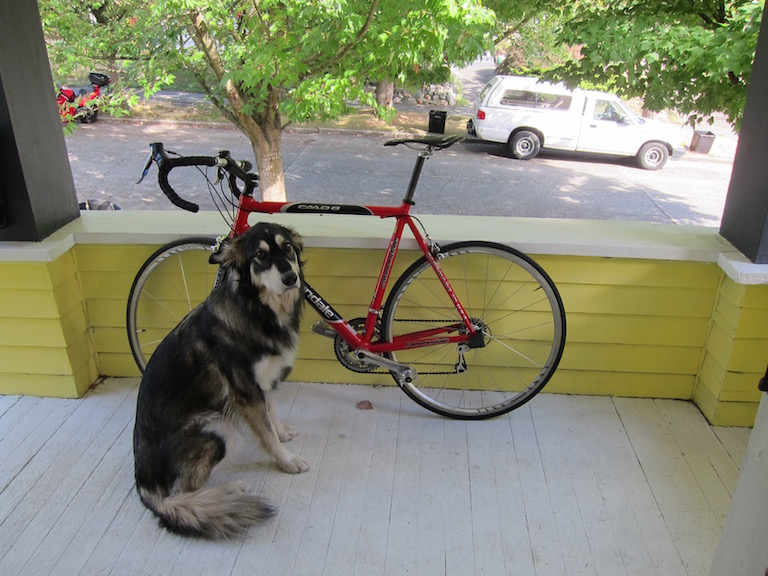
#> input picture beginner_learn_python_examples/images/dog.jpg, 768 x 576 px, found by its file name
$ python ex_opencv_contour.py
#> lines starting #> are read from the running program, lines starting #| are printed output that depends on the picture; after the words box and inside, x2 and y2 are one past the last pixel; in counts of white or black regions, pixels touching at a corner belong together
# -*- coding: utf-8 -*-
"""
 Created on 2021/4/7 20:51
 Author: ff_wang
 E-mail: 1105936347@qq.com
 Zhihu : https://www.zhihu.com/people/1105936347
 Github: https://github.com/AFei19911012
-------------------------------------------------
"""
# Source: https://github.com/spmallick/learnopencv

from imutils import perspective
from skimage.filters import threshold_local
import cv2 as cv
import imutils
import matplotlib.pyplot as plt

# 读取图像
image = cv.imread(r'..\images\dog.jpg')
#> image is the input picture: shape (576, 768, 3); mean B, G, R 114.1, 135.7, 134.4
# 比例
orig = image.copy()
plt.figure('opencv contour')
plt.subplot(1, 3, 1)
plt.imshow(imutils.opencv2matplotlib(orig))
plt.axis('off')
plt.title('original')
# 灰度转化
gray_image = cv.cvtColor(image, cv.COLOR_BGR2GRAY)
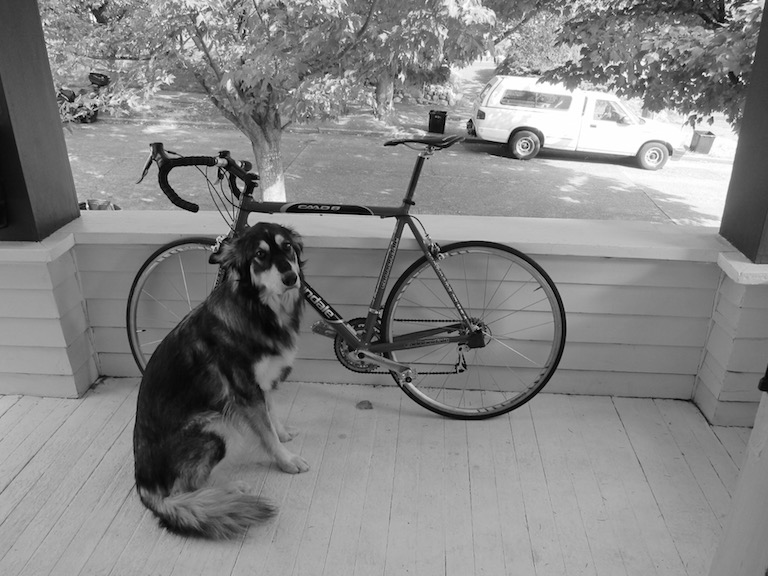
#> gray_image: shape (576, 768); min 0, max 255, mean 132.8
# 滤波
gray_image = cv.GaussianBlur(gray_image, (5, 5), 0)
# gray_image = cv.bilateralFilter(gray_image, 11, 17, 17)
# 二值化
# ret, gray_image = cv.threshold(gray_image, 100, 255, 0)
# 边缘检测
canny_image = cv.Canny(gray_image, 120, 200)
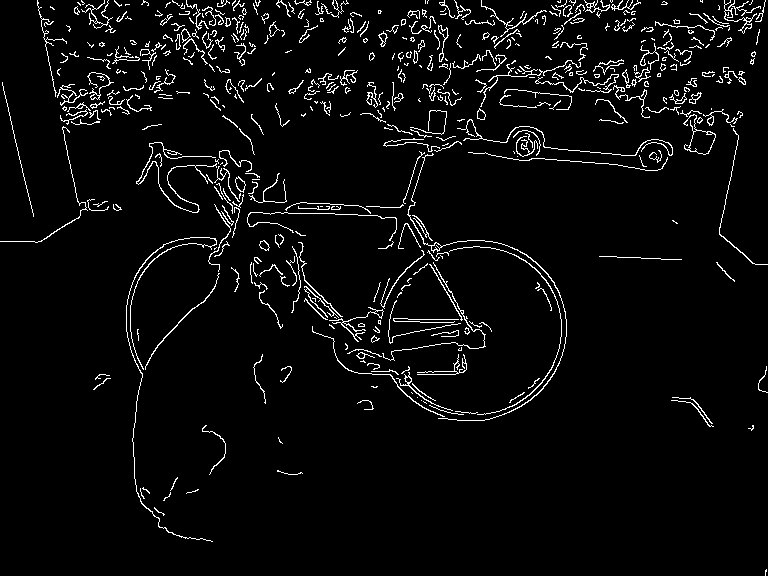
#> canny_image: shape (576, 768); 4.3% white in thin lines or dots
plt.subplot(1, 3, 2)
plt.imshow(imutils.opencv2matplotlib(canny_image))
plt.axis('off')
plt.title('Canny')
# 查找轮廓
contours = cv.findContours(canny_image.copy(), cv.RETR_LIST, cv.CHAIN_APPROX_SIMPLE)
#> contours = 567 contours, 478 with area under 20; largest, box (x1, y1, x2, y2) and area: (683, 114, 716, 155) 479, (689, 130, 716, 155) 438, (407, 153, 567, 421) 164, (724, 0, 761, 34) 104, (126, 237, 217, 542) 98
# 保留最大轮廓
contours = imutils.grab_contours(contours)
contours = sorted(contours, key=cv.contourArea, reverse=True)[:5]
#> contours = 5 contours; box (x1, y1, x2, y2) and area: (683, 114, 716, 155) 479, (689, 130, 716, 155) 438, (407, 153, 567, 421) 164, (724, 0, 761, 34) 104, (126, 237, 217, 542) 98
# 在原图上画轮廓
cv.drawContours(orig, contours, -1, (255, 0, 255), 2)
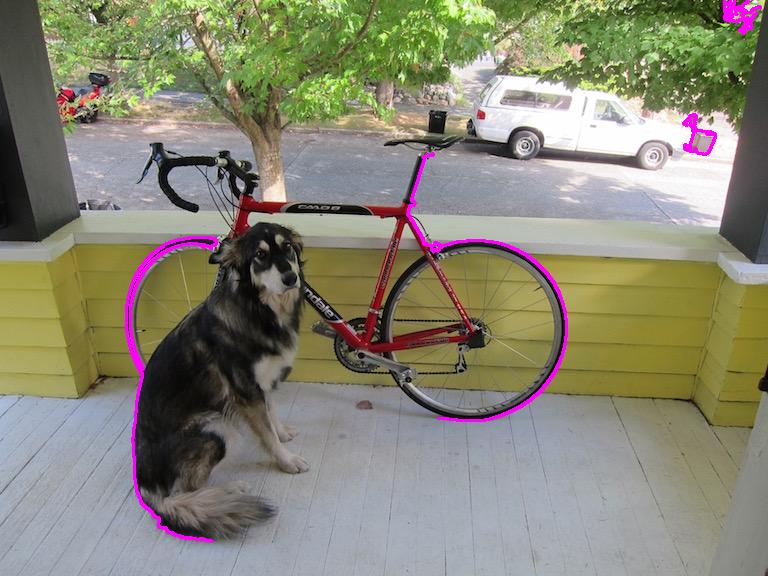
#> orig: shape (576, 768, 3); 1.18% of pixels changed, all inside (x1, y1, x2, y2) = (125, 0, 762, 543)
# 在原图上画矩形轮廓
for i in range(0, len(contours)):
    x, y, w, h = cv.boundingRect((contours[i]))
    cv.rectangle(orig, (x, y), (x+w, y+h), (255, 255, 0), 3)
#> this loop made 5 passes
#> (x, y, w, h) on passes 1 to 5: (683, 114, 33, 41), (689, 130, 27, 25), (407, 153, 160, 268), (724, 0, 37, 34), (126, 237, 91, 305)
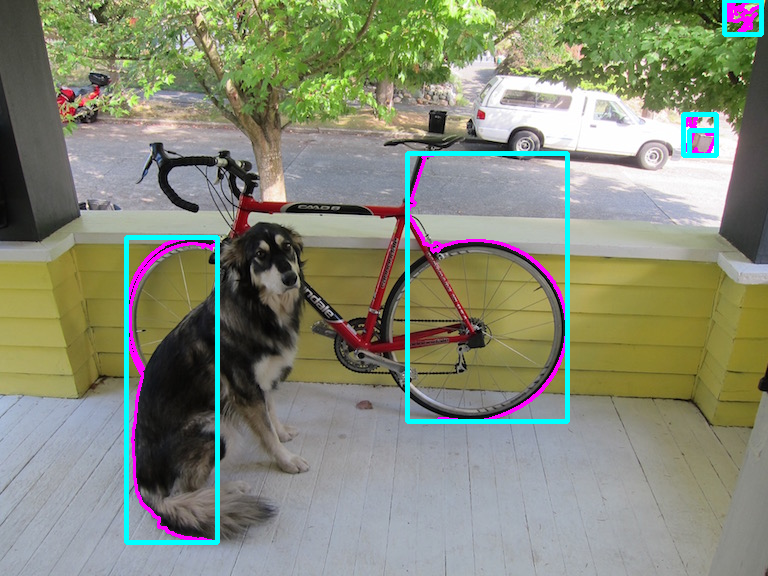
#> orig: shape (576, 768, 3); 2.21% of pixels changed, all inside (x1, y1, x2, y2) = (124, 0, 764, 545)

plt.subplot(1, 3, 3)
plt.imshow(imutils.opencv2matplotlib(orig))
plt.axis('off')
plt.title('contour')
plt.show()
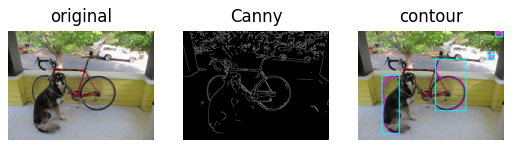
#> figure drawn by matplotlib, 3 panels

$ run again, with beginner_learn_python_examples/images/obama.jpg copied over beginner_learn_python_examples/images/dog.jpg
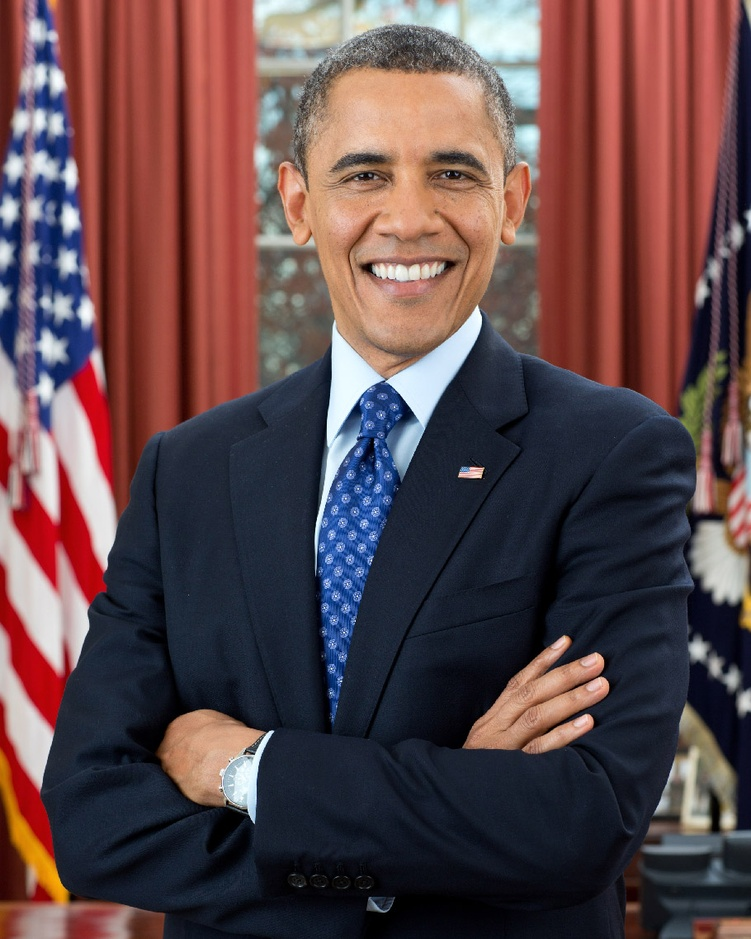
#> input picture beginner_learn_python_examples/images/obama.jpg, 751 x 939 px, shrunk from 910 x 1137 before the run, found by its file name
#> image is the input picture: shape (939, 751, 3); mean B, G, R 74.7, 71.7, 95
#> `canny_image = cv.Canny(gray_image, 120, 200)`:
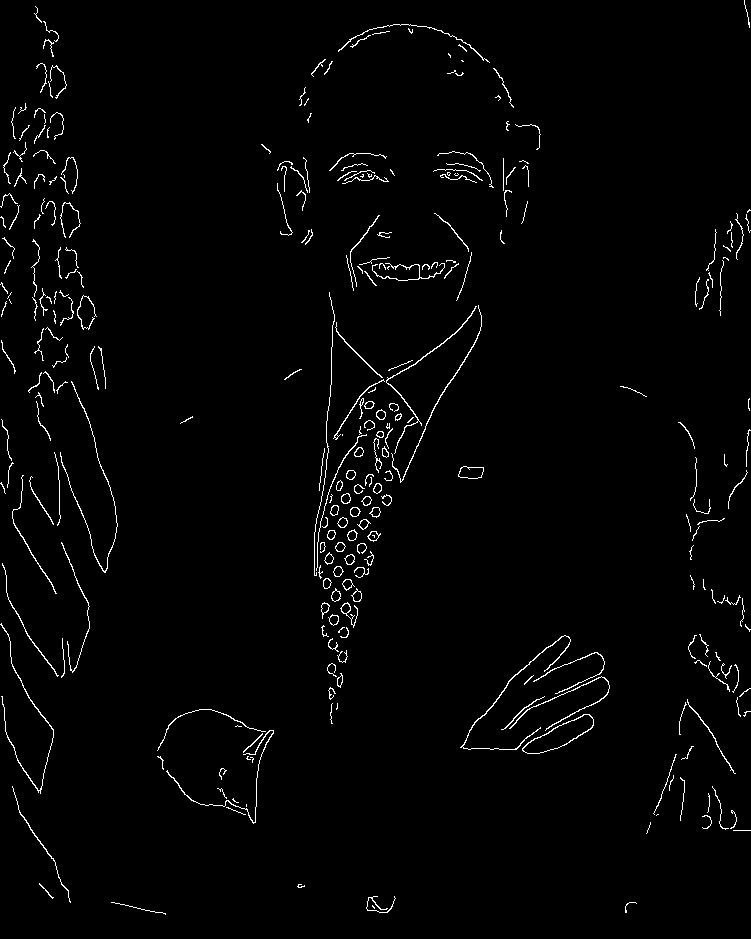
#> canny_image: shape (939, 751); 1.8% white in thin lines or dots
#> `contours = cv.findContours(canny_image.copy(), cv.RETR_LIST, cv.CHAIN_..`: contours = 328 contours, 237 with area under 20; largest, box (x1, y1, x2, y2) and area: (522, 714, 594, 754) 1199, (522, 714, 594, 754) 1145, (458, 466, 484, 479) 244, (458, 466, 484, 479) 239, (460, 635, 571, 750) 124
#> `contours = sorted(contours, key=cv.contourArea, reverse=True)[:5]`: contours = 5 contours; box (x1, y1, x2, y2) and area: (522, 714, 594, 754) 1199, (522, 714, 594, 754) 1145, (458, 466, 484, 479) 244, (458, 466, 484, 479) 239, (460, 635, 571, 750) 124
#> the loop `for i in range(0, len(contours)):` made 5 passes
#> (x, y, w, h) on passes 1 to 5: (522, 714, 72, 40), (522, 714, 72, 40), (458, 466, 26, 13), (458, 466, 26, 13), (460, 635, 111, 115)
#> `plt.show()`:
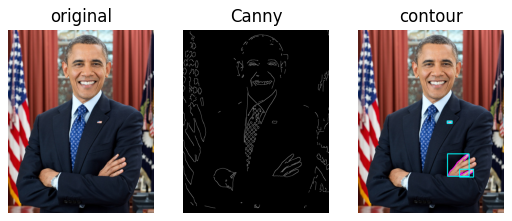
#> figure drawn by matplotlib, 3 panels
